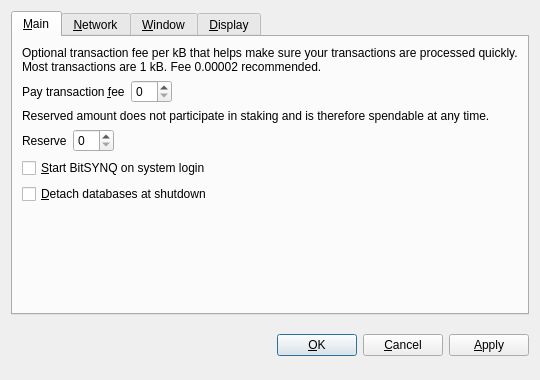
<?xml version="1.0" encoding="UTF-8"?>
<ui version="4.0">
 <class>OptionsDialog</class>
 <widget class="QDialog" name="OptionsDialog">
  <property name="geometry">
   <rect>
    <x>0</x>
    <y>0</y>
    <width>540</width>
    <height>380</height>
   </rect>
  </property>
  <property name="windowTitle">
   <string>Options</string>
  </property>
  <property name="modal">
   <bool>true</bool>
  </property>
  <layout class="QVBoxLayout" name="verticalLayout">
   <item>
    <widget class="QTabWidget" name="tabWidget">
     <property name="tabPosition">
      <enum>QTabWidget::North</enum>
     </property>
     <property name="currentIndex">
      <number>0</number>
     </property>
     <widget class="QWidget" name="tabMain">
      <attribute name="title">
       <string>&amp;Main</string>
      </attribute>
      <layout class="QVBoxLayout" name="verticalLayout_Main">
       <item>
        <widget class="QLabel" name="transactionFeeInfoLabel">
         <property name="text">
          <string>Optional transaction fee per kB that helps make sure your transactions are processed quickly. Most transactions are 1 kB. Fee 0.00002 recommended.</string>
         </property>
         <property name="textFormat">
          <enum>Qt::PlainText</enum>
         </property>
         <property name="wordWrap">
          <bool>true</bool>
         </property>
        </widget>
       </item>
       <item>
        <layout class="QHBoxLayout" name="horizontalLayoutFee">
         <item>
          <widget class="QLabel" name="transactionFeeLabel">
           <property name="text">
            <string>Pay transaction &amp;fee</string>
           </property>
           <property name="textFormat">
            <enum>Qt::PlainText</enum>
           </property>
           <property name="buddy">
            <cstring>transactionFee</cstring>
           </property>
          </widget>
         </item>
         <item>
          <widget class="BitcoinAmountField" name="transactionFee"/>
         </item>
         <item>
          <spacer name="horizontalSpacerFee">
           <property name="orientation">
            <enum>Qt::Horizontal</enum>
           </property>
           <property name="sizeHint" stdset="0">
            <size>
             <width>40</width>
             <height>20</height>
            </size>
           </property>
          </spacer>
         </item>
        </layout>
       </item>
       <item>
        <widget class="QLabel" name="reserveBalanceInfoLabel">
         <property name="text">
          <string>Reserved amount does not participate in staking and is therefore spendable at any time.</string>
         </property>
         <property name="textFormat">
          <enum>Qt::PlainText</enum>
         </property>
         <property name="wordWrap">
          <bool>true</bool>
         </property>
        </widget>
       </item>
       <item>
        <layout class="QHBoxLayout" name="horizontalLayoutReserveBalance">
         <item>
          <widget class="QLabel" name="reserveBalanceLabel">
           <property name="text">
            <string>Reserve</string>
           </property>
           <property name="textFormat">
            <enum>Qt::PlainText</enum>
           </property>
           <property name="buddy">
            <cstring>reserveBalance</cstring>
           </property>
          </widget>
         </item>
         <item>
          <widget class="BitcoinAmountField" name="reserveBalance"/>
         </item>
         <item>
          <spacer name="horizontalSpacerReserveBalance">
           <property name="orientation">
            <enum>Qt::Horizontal</enum>
           </property>
           <property name="sizeHint" stdset="0">
            <size>
             <width>40</width>
             <height>20</height>
            </size>
           </property>
          </spacer>
         </item>
        </layout>
       </item>
       <item>
        <widget class="QCheckBox" name="bitcoinAtStartup">
         <property name="toolTip">
          <string>Automatically start BitSYNQ after logging in to the system.</string>
         </property>
         <property name="text">
          <string>&amp;Start BitSYNQ on system login</string>
         </property>
        </widget>
       </item>
       <item>
        <widget class="QCheckBox" name="detachDatabases">
         <property name="toolTip">
          <string>Detach block and address databases at shutdown. This means they can be moved to another data directory, but it slows down shutdown. The wallet is always detached.</string>
         </property>
         <property name="text">
          <string>&amp;Detach databases at shutdown</string>
         </property>
        </widget>
       </item>
       <item>
        <spacer name="verticalSpacer_Main">
         <property name="orientation">
          <enum>Qt::Vertical</enum>
         </property>
         <property name="sizeHint" stdset="0">
          <size>
           <width>20</width>
           <height>40</height>
          </size>
         </property>
        </spacer>
       </item>
      </layout>
     </widget>
     <widget class="QWidget" name="tabNetwork">
      <attribute name="title">
       <string>&amp;Network</string>
      </attribute>
      <layout class="QVBoxLayout" name="verticalLayout_Network">
       <item>
        <widget class="QCheckBox" name="mapPortUpnp">
         <property name="toolTip">
          <string>Automatically open the BitSYNQ client port on the router. This only works when your router supports UPnP and it is enabled.</string>
         </property>
         <property name="text">
          <string>Map port using &amp;UPnP</string>
         </property>
        </widget>
       </item>
       <item>
        <widget class="QCheckBox" name="connectSocks">
         <property name="toolTip">
          <string>Connect to the BitSYNQ network through a SOCKS proxy (e.g. when connecting through Tor).</string>
         </property>
         <property name="text">
          <string>&amp;Connect through SOCKS proxy:</string>
         </property>
        </widget>
       </item>
       <item>
        <layout class="QHBoxLayout" name="horizontalLayout_Network">
         <item>
          <widget class="QLabel" name="proxyIpLabel">
           <property name="text">
            <string>Proxy &amp;IP:</string>
           </property>
           <property name="textFormat">
            <enum>Qt::PlainText</enum>
           </property>
           <property name="buddy">
            <cstring>proxyIp</cstring>
           </property>
          </widget>
         </item>
         <item>
          <widget class="QValidatedLineEdit" name="proxyIp">
           <property name="maximumSize">
            <size>
             <width>140</width>
             <height>16777215</height>
            </size>
           </property>
           <property name="toolTip">
            <string>IP address of the proxy (e.g. 127.0.0.1)</string>
           </property>
          </widget>
         </item>
         <item>
          <widget class="QLabel" name="proxyPortLabel">
           <property name="text">
            <string>&amp;Port:</string>
           </property>
           <property name="textFormat">
            <enum>Qt::PlainText</enum>
           </property>
           <property name="buddy">
            <cstring>proxyPort</cstring>
           </property>
          </widget>
         </item>
         <item>
          <widget class="QLineEdit" name="proxyPort">
           <property name="maximumSize">
            <size>
             <width>55</width>
             <height>16777215</height>
            </size>
           </property>
           <property name="toolTip">
            <string>Port of the proxy (e.g. 9050)</string>
           </property>
          </widget>
         </item>
         <item>
          <widget class="QLabel" name="socksVersionLabel">
           <property name="text">
            <string>SOCKS &amp;Version:</string>
           </property>
           <property name="textFormat">
            <enum>Qt::PlainText</enum>
           </property>
           <property name="buddy">
            <cstring>socksVersion</cstring>
           </property>
          </widget>
         </item>
         <item>
          <widget class="QValueComboBox" name="socksVersion">
           <property name="toolTip">
            <string>SOCKS version of the proxy (e.g. 5)</string>
           </property>
          </widget>
         </item>
         <item>
          <spacer name="horizontalSpacer_Network">
           <property name="orientation">
            <enum>Qt::Horizontal</enum>
           </property>
           <property name="sizeHint" stdset="0">
            <size>
             <width>40</width>
             <height>20</height>
            </size>
           </property>
          </spacer>
         </item>
        </layout>
       </item>
       <item>
        <spacer name="verticalSpacer_Network">
         <property name="orientation">
          <enum>Qt::Vertical</enum>
         </property>
         <property name="sizeHint" stdset="0">
          <size>
           <width>20</width>
           <height>40</height>
          </size>
         </property>
        </spacer>
       </item>
      </layout>
     </widget>
     <widget class="QWidget" name="tabWindow">
      <attribute name="title">
       <string>&amp;Window</string>
      </attribute>
      <layout class="QVBoxLayout" name="verticalLayout_Window">
       <item>
        <widget class="QCheckBox" name="minimizeToTray">
         <property name="toolTip">
          <string>Show only a tray icon after minimizing the window.</string>
         </property>
         <property name="text">
          <string>&amp;Minimize to the tray instead of the taskbar</string>
         </property>
        </widget>
       </item>
       <item>
        <widget class="QCheckBox" name="minimizeOnClose">
         <property name="toolTip">
          <string>Minimize instead of exit the application when the window is closed. When this option is enabled, the application will be closed only after selecting Quit in the menu.</string>
         </property>
         <property name="text">
          <string>M&amp;inimize on close</string>
         </property>
        </widget>
       </item>
       <item>
        <spacer name="verticalSpacer_Window">
         <property name="orientation">
          <enum>Qt::Vertical</enum>
         </property>
         <property name="sizeHint" stdset="0">
          <size>
           <width>20</width>
           <height>40</height>
          </size>
         </property>
        </spacer>
       </item>
      </layout>
     </widget>
     <widget class="QWidget" name="tabDisplay">
      <attribute name="title">
       <string>&amp;Display</string>
      </attribute>
      <layout class="QVBoxLayout" name="verticalLayout_Display">
       <item>
        <layout class="QHBoxLayout" name="horizontalLayout_1_Display">
         <item>
          <widget class="QLabel" name="langLabel">
           <property name="text">
            <string>User Interface &amp;language:</string>
           </property>
           <property name="textFormat">
            <enum>Qt::PlainText</enum>
           </property>
           <property name="buddy">
            <cstring>lang</cstring>
           </property>
          </widget>
         </item>
         <item>
          <widget class="QValueComboBox" name="lang">
           <property name="toolTip">
            <string>The user interface language can be set here. This setting will take effect after restarting BitSYNQ.</string>
           </property>
          </widget>
         </item>
        </layout>
       </item>
       <item>
        <layout class="QHBoxLayout" name="horizontalLayout_2_Display">
         <item>
          <widget class="QLabel" name="unitLabel">
           <property name="text">
            <string>&amp;Unit to show amounts in:</string>
           </property>
           <property name="textFormat">
            <enum>Qt::PlainText</enum>
           </property>
           <property name="buddy">
            <cstring>unit</cstring>
           </property>
          </widget>
         </item>
         <item>
          <widget class="QValueComboBox" name="unit">
           <property name="toolTip">
            <string>Choose the default subdivision unit to show in the interface and when sending coins.</string>
           </property>
          </widget>
         </item>
        </layout>
       </item>
       <item>
        <widget class="QCheckBox" name="displayAddresses">
         <property name="toolTip">
          <string>Whether to show BitSYNQ addresses in the transaction list or not.</string>
         </property>
         <property name="text">
          <string>&amp;Display addresses in transaction list</string>
         </property>
        </widget>
       </item>
       <item>
        <widget class="QCheckBox" name="coinControlFeatures">
         <property name="toolTip">
          <string>Whether to show coin control features or not.</string>
         </property>
         <property name="text">
          <string>Display coin &amp;control features (experts only!)</string>
         </property>
        </widget>
       </item>
       <item>
        <spacer name="verticalSpacer_Display">
         <property name="orientation">
          <enum>Qt::Vertical</enum>
         </property>
         <property name="sizeHint" stdset="0">
          <size>
           <width>20</width>
           <height>40</height>
          </size>
         </property>
        </spacer>
       </item>
      </layout>
     </widget>
    </widget>
   </item>
   <item>
    <layout class="QHBoxLayout" name="horizontalLayout_Buttons">
     <item>
      <spacer name="horizontalSpacer_1">
       <property name="orientation">
        <enum>Qt::Horizontal</enum>
       </property>
       <property name="sizeHint" stdset="0">
        <size>
         <width>40</width>
         <height>48</height>
        </size>
       </property>
      </spacer>
     </item>
     <item>
      <widget class="QLabel" name="statusLabel">
       <property name="font">
        <font>
         <weight>75</weight>
         <bold>true</bold>
        </font>
       </property>
       <property name="text">
        <string/>
       </property>
       <property name="textFormat">
        <enum>Qt::PlainText</enum>
       </property>
       <property name="wordWrap">
        <bool>true</bool>
       </property>
      </widget>
     </item>
     <item>
      <spacer name="horizontalSpacer_2">
       <property name="orientation">
        <enum>Qt::Horizontal</enum>
       </property>
       <property name="sizeHint" stdset="0">
        <size>
         <width>40</width>
         <height>48</height>
        </size>
       </property>
      </spacer>
     </item>
     <item>
      <widget class="QPushButton" name="okButton">
       <property name="text">
        <string>&amp;OK</string>
       </property>
      </widget>
     </item>
     <item>
      <widget class="QPushButton" name="cancelButton">
       <property name="text">
        <string>&amp;Cancel</string>
       </property>
       <property name="autoDefault">
        <bool>false</bool>
       </property>
      </widget>
     </item>
     <item>
      <widget class="QPushButton" name="applyButton">
       <property name="text">
        <string>&amp;Apply</string>
       </property>
       <property name="autoDefault">
        <bool>false</bool>
       </property>
      </widget>
     </item>
    </layout>
   </item>
  </layout>
 </widget>
 <customwidgets>
  <customwidget>
   <class>BitcoinAmountField</class>
   <extends>QSpinBox</extends>
   <header>bitcoinamountfield.h</header>
  </customwidget>
  <customwidget>
   <class>QValueComboBox</class>
   <extends>QComboBox</extends>
   <header>qvaluecombobox.h</header>
  </customwidget>
  <customwidget>
   <class>QValidatedLineEdit</class>
   <extends>QLineEdit</extends>
   <header>qvalidatedlineedit.h</header>
  </customwidget>
 </customwidgets>
 <resources/>
 <connections/>
</ui>
